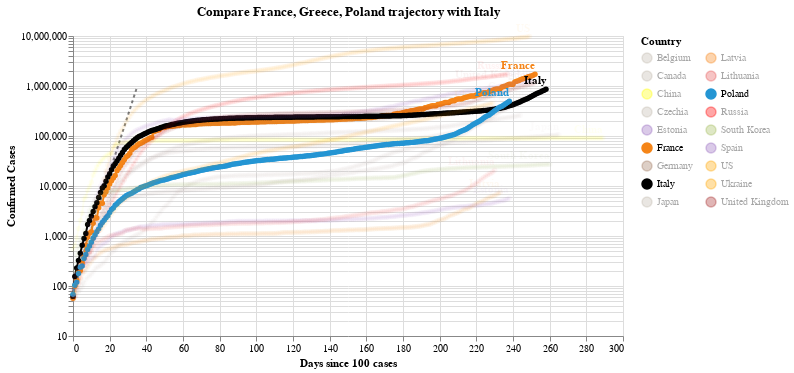

Source (notebook cell):
### Code cell
#hide_input
chart2 = make_since_chart(dff2, ['France', 'Greece', 'Poland'], baseline_countries)
chart2

### Figure 1 — Vega-Lite specification as saved in the notebook (floating-point values rounded to 4 significant figures; data arrays with more than 128 entries replaced by an {"elided": "..."} marker saying what was removed)
{"config": {"view": {"continuousWidth": 400, "continuousHeight": 300}}, "layer": [{"data": {"name": "data-628230001892d6798b50651be41d1b3e"}, "mark": {"type": "line", "color": "black", "opacity": 0.5, "strokeDash": [3, 3]}, "encoding": {"x": {"type": "quantitative", "field": "Days since 100 cases"}, "y": {"type": "quantitative", "field": "Confirmed Cases"}}}, {"data": {"name": "data-8af60041e519f663675cdda6c8b4c58a"}, "mark": {"type": "line", "point": true}, "encoding": {"color": {"type": "nominal", "field": "Country", "legend": {"columns": 2}, "scale": {"domain": ["Belgium", "Canada", "China", "Czechia", "Estonia", "France", "Germany", "Italy", "Japan", "Latvia", "Lithuania", "Poland", "Russia", "South Korea", "Spain", "US", "Ukraine", "United Kingdom"], "range": ["#C1B7AD", "#C1B7AD", "yellow", "#C1B7AD", "#9467bd", "#F58518", "#9D755D", "black", "#C1B7AD", "#F58518", "#E45756", "#2495D3", "red", "#A1BA59", "#9467bd", "orange", "orange", "brown"]}}, "opacity": {"condition": {"value": 1, "selection": "selector005"}, "value": 0.05}, "tooltip": [{"type": "nominal", "field": "Country"}, {"type": "temporal", "field": "Date"}, {"type": "quantitative", "field": "Confirmed Cases"}, {"type": "quantitative", "field": "Days since 100 cases"}], "x": {"type": "quantitative", "field": "Days since 100 cases"}, "y": {"type": "quantitative", "field": "Confirmed Cases", "scale": {"type": "log"}}}, "selection": {"selector005": {"type": "multi", "fields": ["Country"], "bind": "legend", "init": [{"Country": "France"}, {"Country": "Greece"}, {"Country": "Poland"}, {"Country": "Italy"}]}}, "width": 550}, {"data": {"name": "data-8af60041e519f663675cdda6c8b4c58a"}, "mark": {"type": "text", "align": "right", "dy": -8, "fontWeight": "bold"}, "encoding": {"color": {"type": "nominal", "field": "Country", "legend": {"columns": 2}, "scale": {"domain": ["Belgium", "Canada", "China", "Czechia", "Estonia", "France", "Germany", "Italy", "Japan", "Latvia", "Lithuania", "Poland", "Russia", "South Korea", "Spain", "US", "Ukraine", "United Kingdom"], "range": ["#C1B7AD", "#C1B7AD", "yellow", "#C1B7AD", "#9467bd", "#F58518", "#9D755D", "black", "#C1B7AD", "#F58518", "#E45756", "#2495D3", "red", "#A1BA59", "#9467bd", "orange", "orange", "brown"]}}, "opacity": {"condition": {"value": 1, "selection": "selector005"}, "value": 0.05}, "text": {"type": "nominal", "field": "Country"}, "tooltip": [{"type": "nominal", "field": "Country"}, {"type": "temporal", "field": "Date"}, {"type": "quantitative", "field": "Confirmed Cases"}, {"type": "quantitative", "field": "Days since 100 cases"}], "x": {"type": "quantitative", "field": "Days since 100 cases"}, "y": {"type": "quantitative", "field": "Confirmed Cases", "scale": {"type": "log"}}}, "transform": [{"filter": "(datum['Date'] >= 1604620800000)"}], "width": 550}], "title": "Compare France, Greece, Poland trajectory with Italy", "$schema": "https://vega.github.io/schema/vega-lite/v4.8.1.json", "datasets": {"data-628230001892d6798b50651be41d1b3e": [{"Days since 100 cases": 0, "Confirmed Cases": 100.0}, {"Days since 100 cases": 1, "Confirmed Cases": 130.0}, {"Days since 100 cases": 2, "Confirmed Cases": 169.0}, {"Days since 100 cases": 3, "Confirmed Cases": 219.7}, {"Days since 100 cases": 4, "Confirmed Cases": 285.6}, {"Days since 100 cases": 5, "Confirmed Cases": 371.3}, {"Days since 100 cases": 6, "Confirmed Cases": 482.7}, {"Days since 100 cases": 7, "Confirmed Cases": 627.5}, {"Days since 100 cases": 8, "Confirmed Cases": 815.7}, {"Days since 100 cases": 9, "Confirmed Cases": 1060.0}, {"Days since 100 cases": 10, "Confirmed Cases": 1379.0}, {"Days since 100 cases": 11, "Confirmed Cases": 1792.0}, {"Days since 100 cases": 12, "Confirmed Cases": 2330.0}, {"Days since 100 cases": 13, "Confirmed Cases": 3029.0}, {"Days since 100 cases": 14, "Confirmed Cases": 3937.0}, {"Days since 100 cases": 15, "Confirmed Cases": 5119.0}, {"Days since 100 cases": 16, "Confirmed Cases": 6654.0}, {"Days since 100 cases": 17, "Confirmed Cases": 8650.0}, {"Days since 100 cases": 18, "Confirmed Cases": 11250.0}, {"Days since 100 cases": 19, "Confirmed Cases": 14620.0}, {"Days since 100 cases": 20, "Confirmed Cases": 19000.0}, {"Days since 100 cases": 21, "Confirmed Cases": 24710.0}, {"Days since 100 cases": 22, "Confirmed Cases": 32120.0}, {"Days since 100 cases": 23, "Confirmed Cases": 41750.0}, {"Days since 100 cases": 24, "Confirmed Cases": 54280.0}, {"Days since 100 cases": 25, "Confirmed Cases": 70560.0}, {"Days since 100 cases": 26, "Confirmed Cases": 91730.0}, {"Days since 100 cases": 27, "Confirmed Cases": 119300.0}, {"Days since 100 cases": 28, "Confirmed Cases": 155000.0}, {"Days since 100 cases": 29, "Confirmed Cases": 201500.0}, {"Days since 100 cases": 30, "Confirmed Cases": 262000.0}, {"Days since 100 cases": 31, "Confirmed Cases": 340600.0}, {"Days since 100 cases": 32, "Confirmed Cases": 442800.0}, {"Days since 100 cases": 33, "Confirmed Cases": 575600.0}, {"Days since 100 cases": 34, "Confirmed Cases": 748300.0}, {"Days since 100 cases": 35, "Confirmed Cases": 972800.0}], "data-8af60041e519f663675cdda6c8b4c58a": {"elided": "4479 records"}}}
